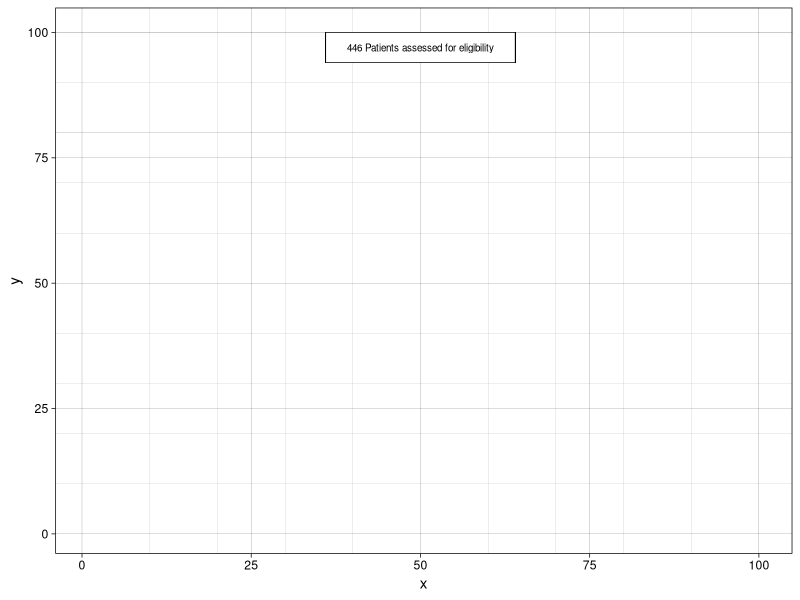

Reproduce this figure in R.
### create menu matching flowchart
getwd()
setwd("C:/Users/wue04/OneDrive - NYU Langone Health/tacobell")

current_warning <- getOption("warn")
options(warn = -1)
#options(warn = current_warning)

### install and load packages ----
#install.packages("DiagrammeR")
library(DiagrammeR)
library(ggplot2)
library(tidyverse)

### create diagram ----
DiagrammeR::grViz("digraph {
graph [layout = dot, rankdir = LR]

# define the global styles of the nodes. We can override these in box if we wish
node [shape = rectangle, style = filled, fillcolor = Linen]

tb [label = 'Taco Bell \n data', shape = circle, fillcolor = Beige]
ms [label = 'MenuStat Data', shape = circle, fillcolor = Beige]
clean [label = 'Data cleaning']
jc [label = 'Jaccard distance']
match1 [label= 'Manual matching, round 1']
yes [label= 'Yes list', shape = circle, fillcolor = Beige]
maybe [label='Maybe list', shape = circle, fillcolor = Beige]
no [label='No list', shape = circle, fillcolor = Beige]
aggregate [label='Aggregate all nutritional information \n into one table']
add [label='Add table to database']

# edge definitions with the node IDs
{tb ms} -> clean -> jc -> match1 -> {yes maybe -> no} ->aggregate -> add
}")

DiagrammeR::grViz('digraph {
rankdir=LR
graph[bgcolor = "#FDFDFD"]
#edge[style=invis]
node[fontname = "helvetica", width = 1.5, height = 0.5, fontsize=12]

subgraph input {
      node [shape=circle,style=filled, fillcolor = red];
      label = "Input";
      style=dashed;
      color= "#625a5a";
      fontname = "helvetica-bold";
      node [shape=box, style=filled, color=black, fillcolor = "#91cf60"];
      a0[label = "Taco Bell data"]
      a1[label = "MenuStat"]
      a2[style=invis]
      a3[style=invis]
      }
      
subgraph clean {
      node [shape=box,style=filled, fillcolor = red];
      label = "Data cleaning";
      style=dashed;
      color= "#625a5a";
      fontname = "helvetica-bold";
      node [shape=box, style=filled, color=black, fillcolor = "#91cf60"];
      b0[label = "Drop other brands"] #2
      b1[label = "Drop vague items"] #3
      b2[label = "Drop non-food"] #4
      b3[label = "Remove punctuations"] #1
      b4[label = "De-duplicate items"] #7
      b5[label = "Fill out abbreviations"] #5
      b6[label = "Correct misspellings"] #6
      b3 -> b5
      b0 -> b6
      b1 -> b4
      #b2 -> 
      }
      
subgraph jc {
      node [shape=box, style = filled, color=black, fillcolor = "#fee08b"];
      label = "Jaccard distance matching";
      style=dashed;
      color= "#625a5a";
      fontname = "helvetica-bold";
            
      c0[label = "q=1"]
      c1[label = "Multiple \n best matches"]
      c3[style=invis]
      c4[style=invis]
      }
      
subgraph match1 {
      node [shape=box, style = filled, color=black, fillcolor = "#fc8d59"];
      label = "Manual match, round 1";
      style=dashed;
      fontname = "helvetica-bold";
      color="#625a5a"
            
      d0[label = "1:1 matching"]
      d1[label = "100-item pilot"]
      d2[label = "5 RAs"]
      d3[label = "Full launch"];
}

{a0 a1} -> b5 -> c0 -> d0
}')

### use ggplot2 ----
# create grid and work space
data <- tibble(x= 1:100, y= 1:100)
data %>% 
      ggplot(aes(x, y)) +
      scale_x_continuous(minor_breaks = seq(10, 100, 10)) +
      scale_y_continuous(minor_breaks = seq(10, 100, 10)) +
      theme_linedraw() ->
      start

start +
      geom_rect(xmin = 36, xmax=64, ymin=94, ymax=100, color='black',
                fill='white', size=0.25, size=0.25) +
      ggplot2::annotate('text', x= 50, y=97,label= '446 Patients assessed for eligibility', size=2.5)
